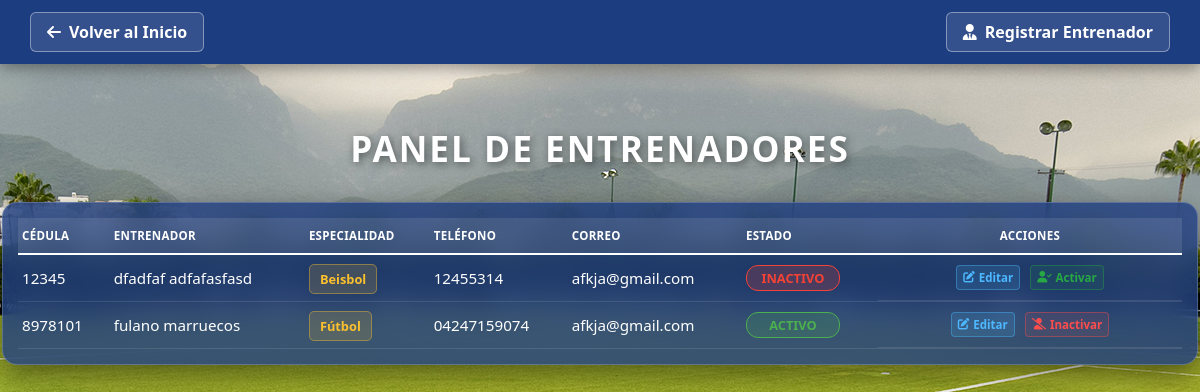
The page /vista/ver_entrenadores.php on the database as committed earlier.
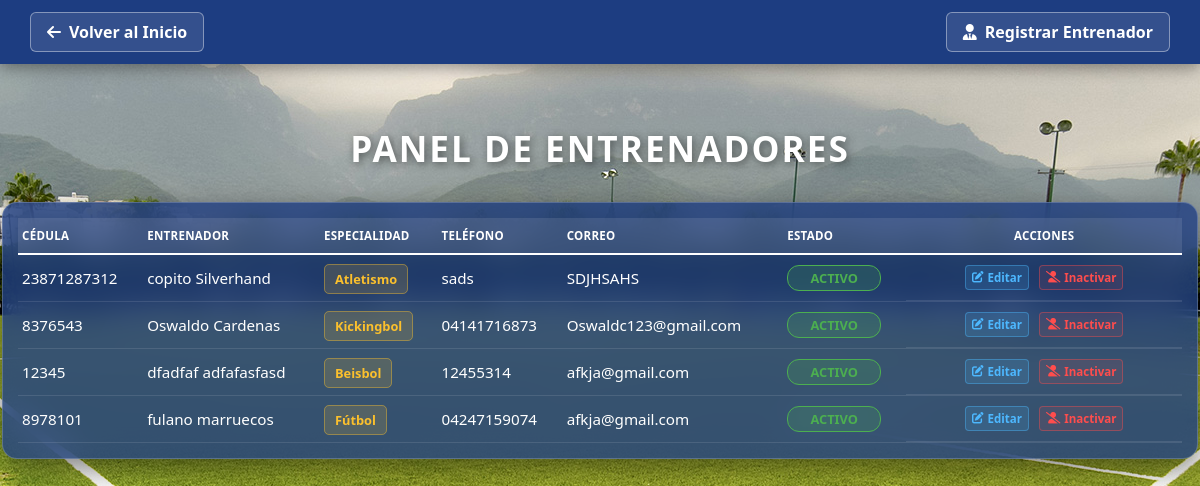
The same page on the database as committed later.
### tables this page shows
CREATE TABLE `entrenadores` (
  `id` int(11) NOT NULL,
  `cedula` varchar(20) NOT NULL,
  `nombre` varchar(100) NOT NULL,
  `apellido` varchar(100) NOT NULL,
  `disciplina_id` int(11) DEFAULT NULL,
  `telefono` varchar(20) DEFAULT NULL,
  `correo` varchar(100) DEFAULT NULL,
  `estado` enum('activo','inactivo') NOT NULL
);

CREATE TABLE `disciplinas` (
  `id` int(11) NOT NULL,
  `nombre_disciplina` varchar(50) NOT NULL
);

### controlador/controlador_entrenadores.php (called while the page is built, shortened)
<?php
require_once 'conexion.php';
$limite = 10;
$pagina = isset($_GET['pagina']) ? (int)$_GET['pagina'] : 1;
$inicio = ($pagina - 1) * $limite;
$query = "SELECT e.id, e.cedula, e.nombre, e.apellido, e.telefono, e.correo, e.estado, d.nombre_disciplina
          FROM entrenadores e
          LEFT JOIN disciplinas d ON e.disciplina_id = d.id
          ORDER BY e.id DESC
          LIMIT ? OFFSET ?";
$stmt = $conexion->prepare($query);
$stmt->bind_param("ii", $limite, $inicio);
$stmt->execute();
$resultado = $stmt->get_result();
?>

### vista/ver_entrenadores.php (the view, shortened to what this page needs)
<?php
require_once '../controlador/controlador_entrenadores.php';
?>
<!DOCTYPE html>
<html lang="es">
<head>
    <link rel="stylesheet" href="../estilo/style11.css">
    <link rel="stylesheet" href="../estilo/style5.css">
    <link rel="stylesheet" href="https://cdnjs.cloudflare.com/ajax/libs/font-awesome/6.0.0/css/all.min.css">
</head>
<body>
    <header class="main-header">
        <div class="header-container">
            <a href="../vista/inicio.php" class="btn-back">
                <i class="fas fa-arrow-left"></i> Volver al Inicio
            </a>
            <a href="registrar_entrenadores.php" class="btn-back">
                <i class="fas fa-user-tie"></i> Registrar Entrenador
            </a>
        </div>
    </header>
    <main class="central-container">
        <h1 class="main-title">Panel de Entrenadores</h1>
        <div class="glass-table-container">
            <?php if (isset($resultado) && $resultado->num_rows > 0): ?>
                <table class="user-table">
                    <thead>
                        <tr>
                            <th>Cédula</th>
                            <th>Entrenador</th>
                            <th>Especialidad</th>
                            <th>Teléfono</th>
                            <th>Correo</th>
                            <th>Estado</th>
                            <th style="text-align: center;">Acciones</th>
                        </tr>
                    </thead>
                    <tbody>
                        <?php while($row = $resultado->fetch_assoc()): ?>
                            <tr>
                                <td><?php echo htmlspecialchars($row['cedula']); ?></td>
                                <td><?php echo htmlspecialchars($row['nombre'] . " " . $row['apellido']); ?></td>
                                <td>
                                    <span class="badge-disciplina">
                                        <?php echo htmlspecialchars($row['nombre_disciplina'] ?? 'Sin asignar'); ?>
                                    </span>
                                </td>
                                <td><?php echo htmlspecialchars($row['telefono']); ?></td>
                                <td><?php echo htmlspecialchars($row['correo']); ?></td>
                                <td>
                                    <?php $clase = ($row['estado'] == 'activo') ? 'estado-activo' : 'estado-inactivo'; ?>
                                    <span class="badge-estado <?php echo $clase; ?>"><?php echo ucfirst($row['estado']); ?></span>
                                </td>
                                <td class="action-cell">
                                    <a href="editar_entrenador.php?id=<?php echo $row['id']; ?>" class="btn-table edit">
                                        <i class="fas fa-edit"></i> Editar
                                    </a>
                                    <?php if ($row['estado'] == 'activo'): ?>
                                        <a href="../controlador/controlador_estado_entrenador.php?id=<?php echo $row['id']; ?>&actual=activo" class="btn-inactivar">
                                            <i class="fas fa-user-slash"></i> Inactivar
                                        </a>
                                    <?php else: ?>
                                        <a href="../controlador/controlador_estado_entrenador.php?id=<?php echo $row['id']; ?>&actual=inactivo" class="btn-activar">
                                            <i class="fas fa-user-check"></i> Activar
                                        </a>
                                    <?php endif; ?>
                                </td>
                            </tr>
                        <?php endwhile; ?>
                    </tbody>
                </table>
            <?php endif; ?>
        </div>
    </main>
</body>
</html>

### estilo/style11.css (style rules this page uses)
body { margin: 0; padding: 0; font-family: 'Segoe UI', Roboto, Helvetica, Arial, sans-serif; background-image: url('../estilo/background_cancha.jpg'); background-size: cover; background-position: center; background-attachment: fixed; min-height: 100vh; }
.main-header { background-color: #1D3D81; width: 100%; padding: 12px 0; position: fixed; top: 0; z-index: 1000; box-shadow: 0 4px 15px rgba(0,0,0,0.4); }
.header-container { display: flex; justify-content: space-between; align-items: center; padding: 0 30px; }
.btn-back { background: rgba(255, 255, 255, 0.1); color: white; text-decoration: none; padding: 8px 16px; border-radius: 6px; border: 1px solid rgba(255, 255, 255, 0.4); font-weight: 600; transition: 0.3s; display: flex; align-items: center; gap: 8px; }
.central-container { padding-top: 110px; padding-bottom: 40px; display: flex; flex-direction: column; align-items: center; }
.main-title { color: white; font-size: 2.2rem; text-transform: uppercase; text-shadow: 2px 2px 10px rgba(0,0,0,0.6); margin-bottom: 30px; letter-spacing: 2px; }
.glass-table-container { background: rgba(29, 61, 129, 0.85); backdrop-filter: blur(15px); -webkit-backdrop-filter: blur(15px); border: 1px solid rgba(255, 255, 255, 0.15); border-radius: 15px; padding: 30px; width: 95%; max-width: 1450px; box-shadow: 0 15px 35px rgba(0,0,0,0.6); overflow-x: auto; }
.user-table { width: 100%; border-collapse: collapse; color: white; font-size: 0.95rem; }
.user-table thead tr { border-bottom: 2px solid #FFFFFF; background: rgba(255, 255, 255, 0.05); }
.user-table th { padding: 18px 12px; text-transform: uppercase; font-weight: 700; letter-spacing: 1px; text-align: left; }
.user-table td { padding: 15px 12px; border-bottom: 1px solid rgba(255, 255, 255, 0.1); vertical-align: middle; }
.action-cell { display: flex; gap: 10px; justify-content: center; min-width: 220px; }
.btn-table, .btn-activar, .btn-inactivar { text-decoration: none; padding: 8px 15px; border-radius: 6px; font-size: 0.85rem; font-weight: 600; display: inline-flex; align-items: center; gap: 8px; transition: all 0.3s cubic-bezier(0.4, 0, 0.2, 1); border: 1px solid transparent; }
.btn-table.edit { background: rgba(77, 184, 255, 0.1); color: #4db8ff; border-color: rgba(77, 184, 255, 0.4); }
.btn-inactivar { background: rgba(255, 77, 77, 0.1); color: #ff4d4d; border-color: rgba(255, 77, 77, 0.4); }
.badge-estado { padding: 5px 12px; border-radius: 20px; font-size: 0.75rem; font-weight: bold; text-transform: uppercase; display: inline-block; text-align: center; min-width: 80px; }
.estado-activo { background: rgba(40, 167, 69, 0.2); color: #2ecc71; border: 1px solid #2ecc71; }
.badge-disciplina { background: rgba(251, 192, 45, 0.15); color: #FBC02D; padding: 5px 10px; border-radius: 5px; font-size: 0.8rem; font-weight: 600; border: 1px solid rgba(251, 192, 45, 0.4); }
.btn-activar { background: rgba(40, 167, 69, 0.1); color: #28a745; border-color: rgba(40, 167, 69, 0.4); }
.estado-inactivo { background: rgba(231, 76, 60, 0.2); color: #e74c3c; border: 1px solid #e74c3c; }

Rows that differ between the two databases and show on the page:
added entrenadores: cedula "23871287312", nombre+apellido "copito Silverhand", disciplina.nombre_disciplina "Atletismo", telefono "sads", correo "SDJHSAHS", estado "ACTIVO"
added entrenadores: cedula "8376543", nombre+apellido "Oswaldo Cardenas", disciplina.nombre_disciplina "Kickingbol", telefono "04141716873", correo "Oswaldc123@gmail.com", estado "ACTIVO"
changed entrenadores "dfadfaf adfafasfasd": estado "INACTIVO" → "ACTIVO"; estado "Activar" → "Inactivar"
